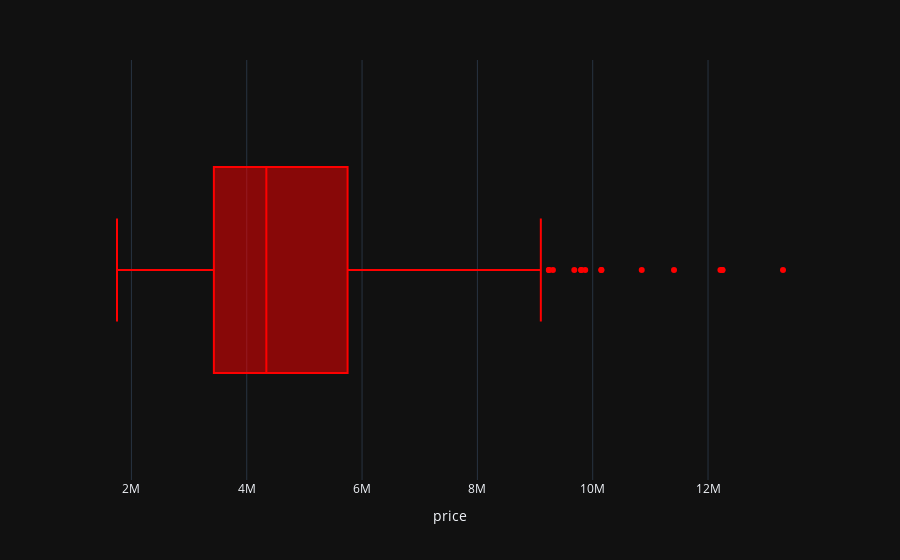
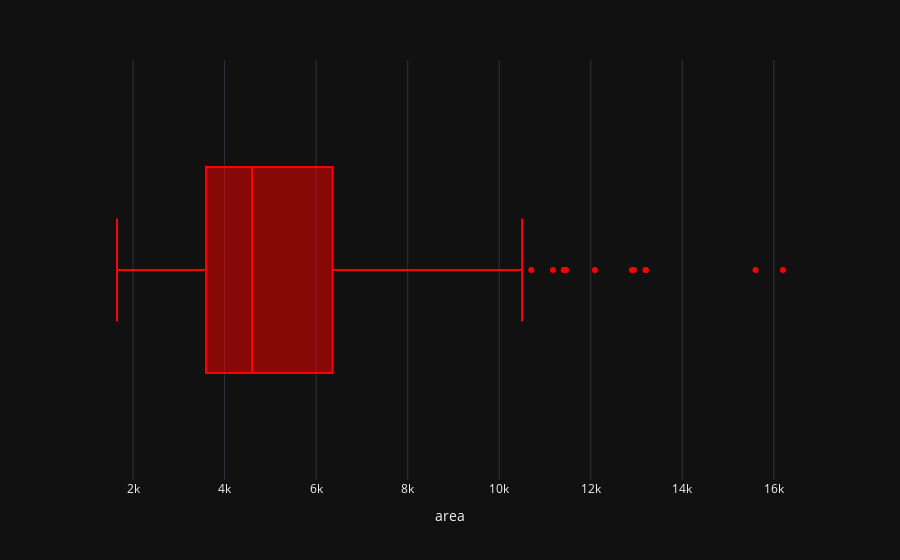
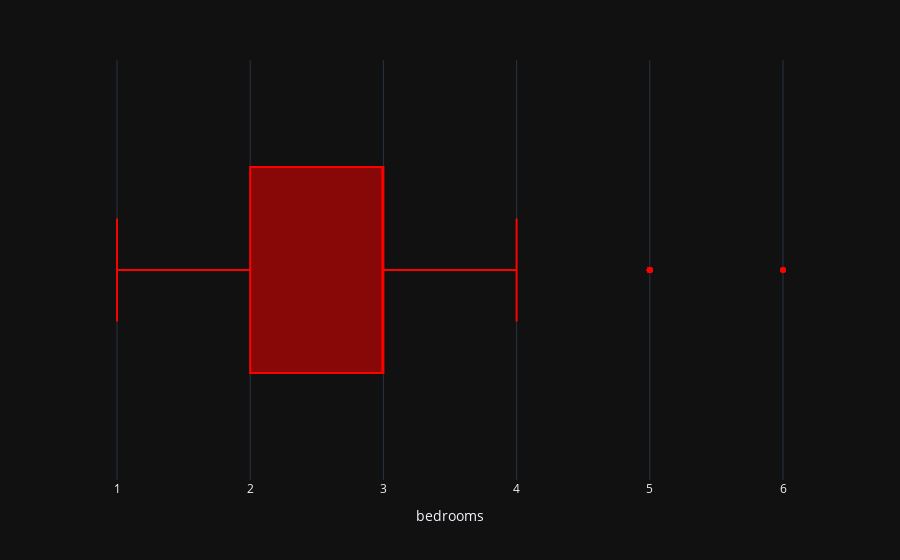
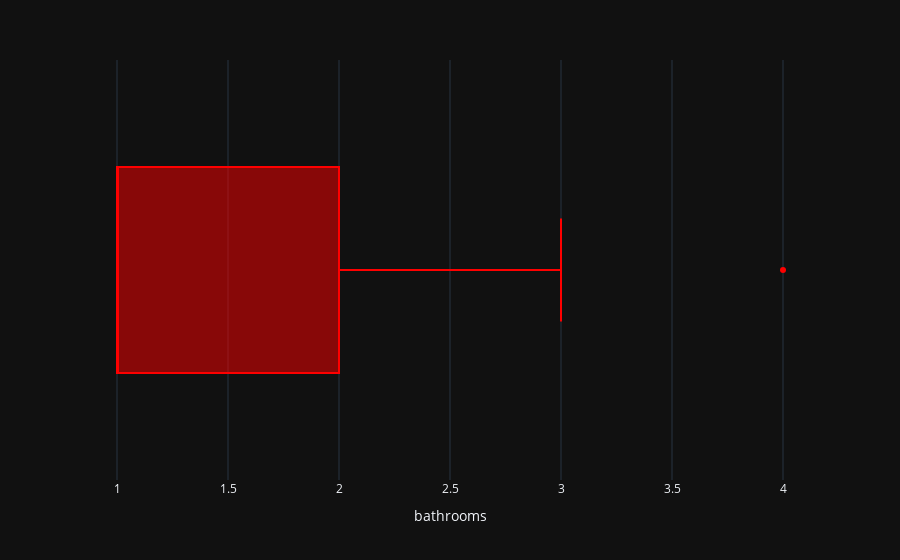

Notebook source saved alongside these figures, in order:
### Code cell
def numeric_visualization_boxplot(data):
    numeric_columns = data.select_dtypes(np.number).columns[:]
    for column in numeric_columns:
        fig = px.box(data, x=column,
                        template='plotly_dark'
                        ,labels={'X':column,"index":'Counts'}, color_discrete_sequence=["red"] )

        fig.show()
numeric_visualization_boxplot(data)

### Figure 1 — Plotly figure (JSON) as saved in the notebook; plotly's stock layout.template omitted (floating-point values rounded to 4 significant figures; data arrays with more than 128 entries replaced by an {"elided": "..."} marker saying what was removed)
{"data": [{"alignmentgroup": "True", "hovertemplate": "price=%{x}<extra></extra>", "legendgroup": "", "marker": {"color": "red"}, "name": "", "notched": false, "offsetgroup": "", "orientation": "h", "showlegend": false, "type": "box", "x": {"elided": "545 int values"}, "x0": " ", "xaxis": "x", "y0": " ", "yaxis": "y"}], "layout": {"boxmode": "group", "legend": {"tracegroupgap": 0}, "margin": {"t": 60}, "xaxis": {"anchor": "y", "domain": [0, 1], "title": {"text": "price"}}, "yaxis": {"anchor": "x", "domain": [0, 1]}}}

### Figure 2 — Plotly figure (JSON) as saved in the notebook; plotly's stock layout.template omitted (floating-point values rounded to 4 significant figures; data arrays with more than 128 entries replaced by an {"elided": "..."} marker saying what was removed)
{"data": [{"alignmentgroup": "True", "hovertemplate": "area=%{x}<extra></extra>", "legendgroup": "", "marker": {"color": "red"}, "name": "", "notched": false, "offsetgroup": "", "orientation": "h", "showlegend": false, "type": "box", "x": {"elided": "545 int values"}, "x0": " ", "xaxis": "x", "y0": " ", "yaxis": "y"}], "layout": {"boxmode": "group", "legend": {"tracegroupgap": 0}, "margin": {"t": 60}, "xaxis": {"anchor": "y", "domain": [0, 1], "title": {"text": "area"}}, "yaxis": {"anchor": "x", "domain": [0, 1]}}}

### Figure 3 — Plotly figure (JSON) as saved in the notebook; plotly's stock layout.template omitted (floating-point values rounded to 4 significant figures; data arrays with more than 128 entries replaced by an {"elided": "..."} marker saying what was removed)
{"data": [{"alignmentgroup": "True", "hovertemplate": "bedrooms=%{x}<extra></extra>", "legendgroup": "", "marker": {"color": "red"}, "name": "", "notched": false, "offsetgroup": "", "orientation": "h", "showlegend": false, "type": "box", "x": {"elided": "545 int values"}, "x0": " ", "xaxis": "x", "y0": " ", "yaxis": "y"}], "layout": {"boxmode": "group", "legend": {"tracegroupgap": 0}, "margin": {"t": 60}, "xaxis": {"anchor": "y", "domain": [0, 1], "title": {"text": "bedrooms"}}, "yaxis": {"anchor": "x", "domain": [0, 1]}}}

### Figure 4 — Plotly figure (JSON) as saved in the notebook; plotly's stock layout.template omitted (floating-point values rounded to 4 significant figures; data arrays with more than 128 entries replaced by an {"elided": "..."} marker saying what was removed)
{"data": [{"alignmentgroup": "True", "hovertemplate": "bathrooms=%{x}<extra></extra>", "legendgroup": "", "marker": {"color": "red"}, "name": "", "notched": false, "offsetgroup": "", "orientation": "h", "showlegend": false, "type": "box", "x": {"elided": "545 int values"}, "x0": " ", "xaxis": "x", "y0": " ", "yaxis": "y"}], "layout": {"boxmode": "group", "legend": {"tracegroupgap": 0}, "margin": {"t": 60}, "xaxis": {"anchor": "y", "domain": [0, 1], "title": {"text": "bathrooms"}}, "yaxis": {"anchor": "x", "domain": [0, 1]}}}
